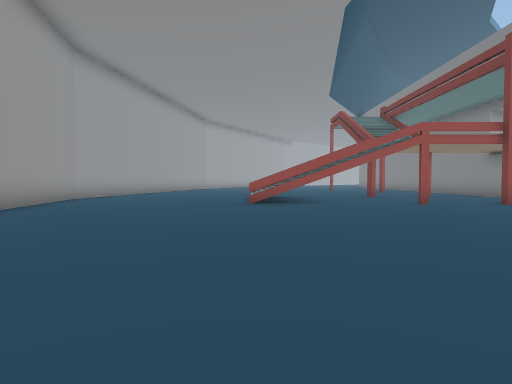
view 1 (above)

24 first-person views from a walk through a 3-D level made in the Unity game engine. The camera is 1.2 m above the floor, tilts 2° down and sees 75° across. The floor is counted in squares, 2 m on a side. Each view is taken from the middle of a square. On the plan, view 1 faces up. The plan holds only what a view shows up to about 10 squares ahead; the rest is blank. The place goes on beyond the plan. Some surface patterns are stand-ins.

view 2
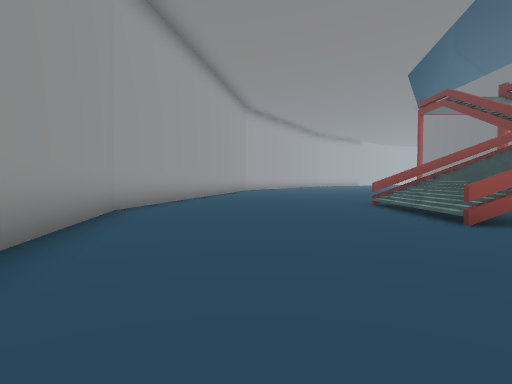

view 3
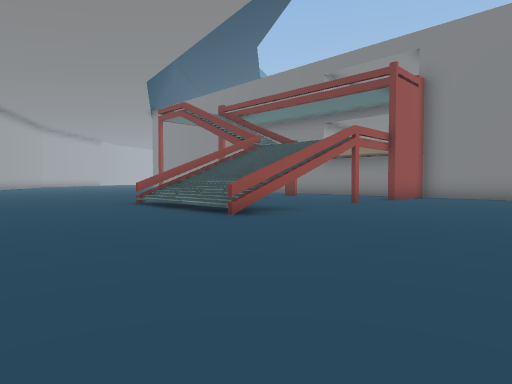

view 4
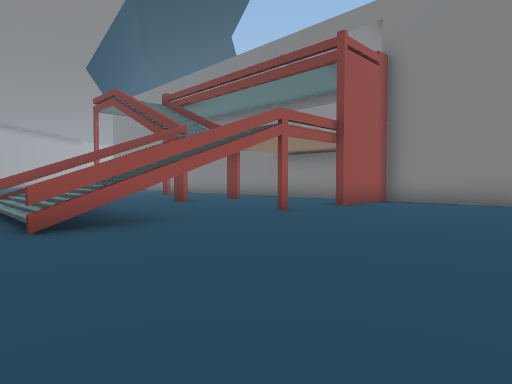

view 5
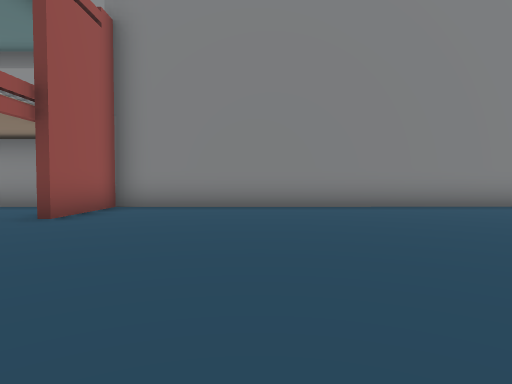

view 6
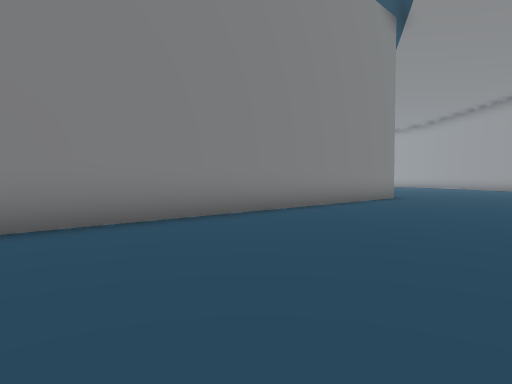

view 7
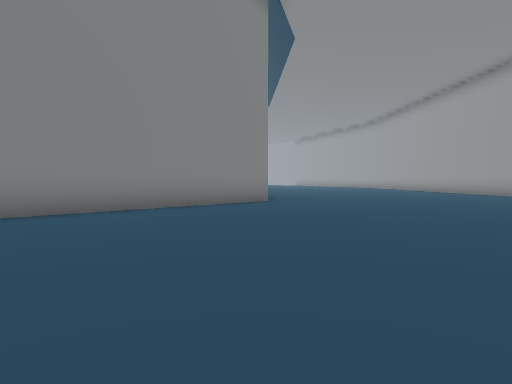

view 8
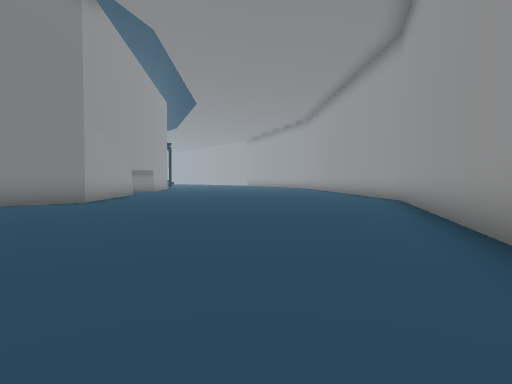

view 9
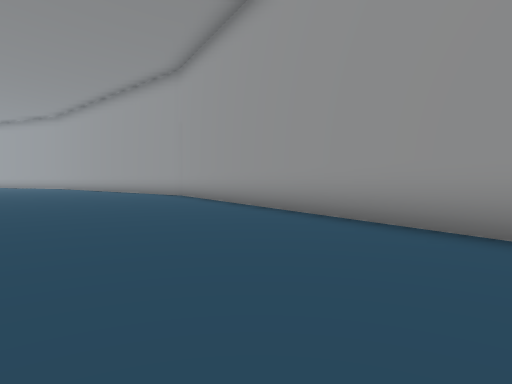

view 10
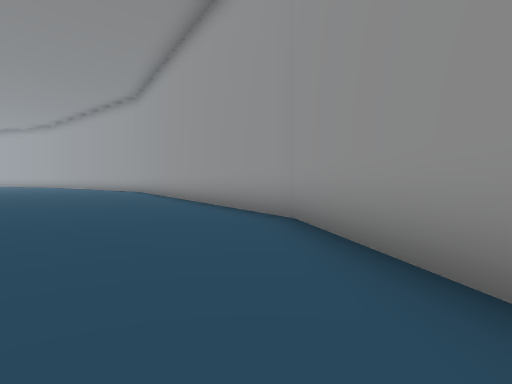

view 11
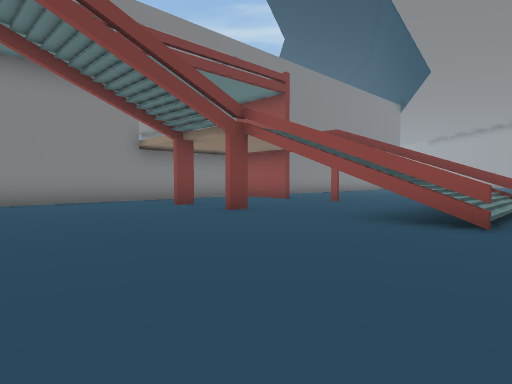

view 12
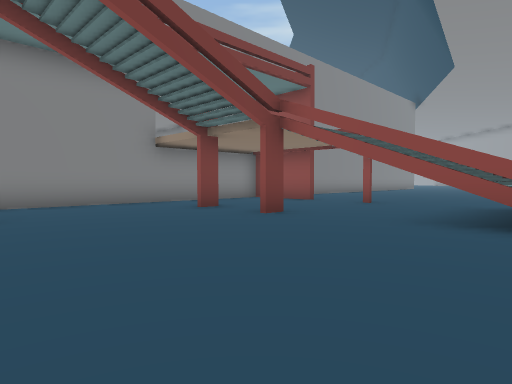

view 13
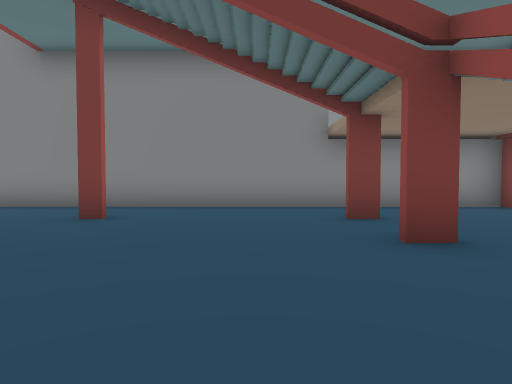

view 14
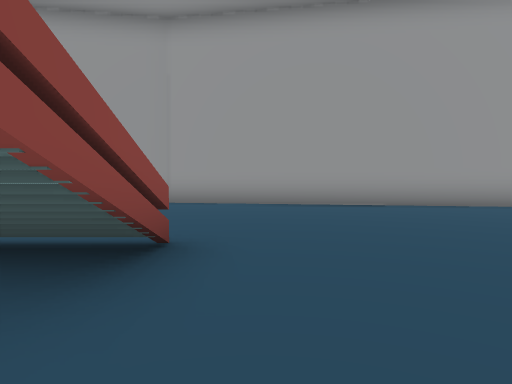

view 15
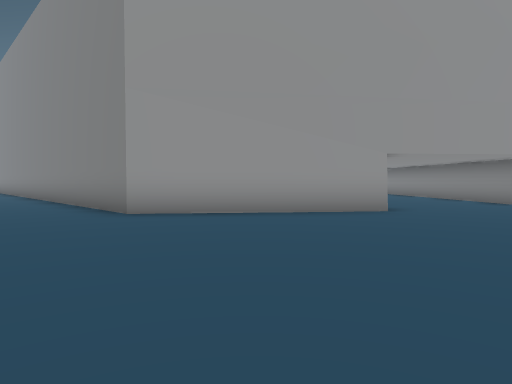

view 16
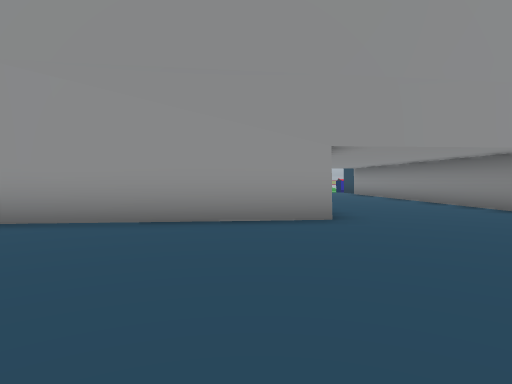

view 17
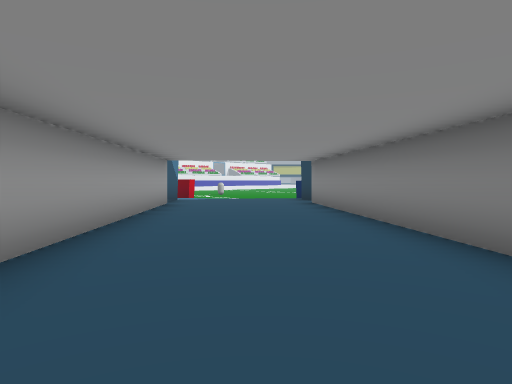

view 18
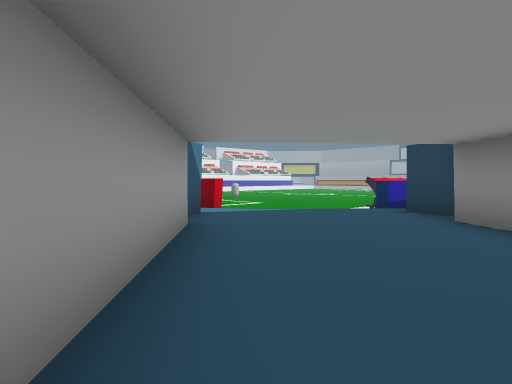

view 19
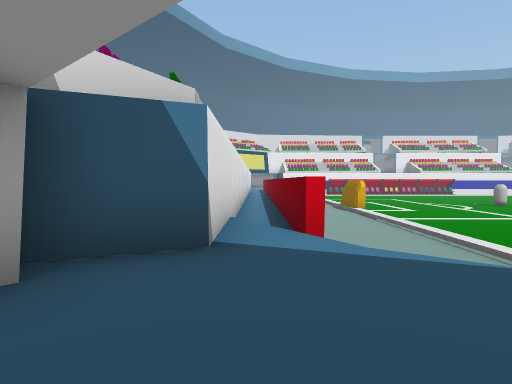

view 20
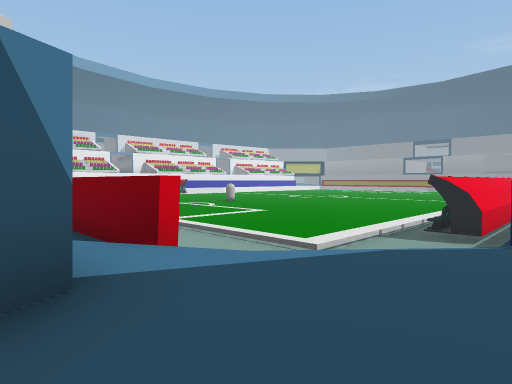

view 21
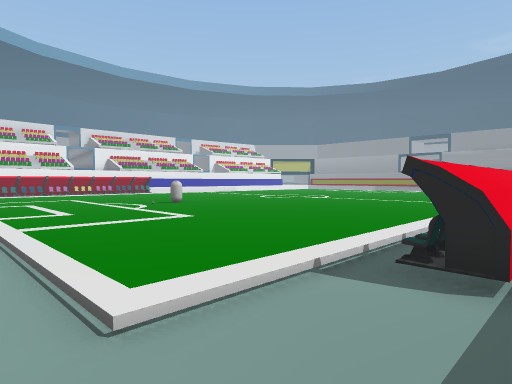

view 22
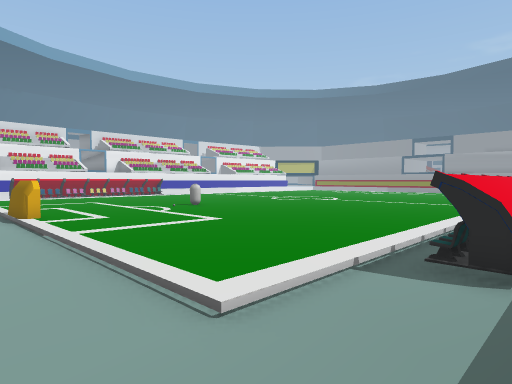

view 23
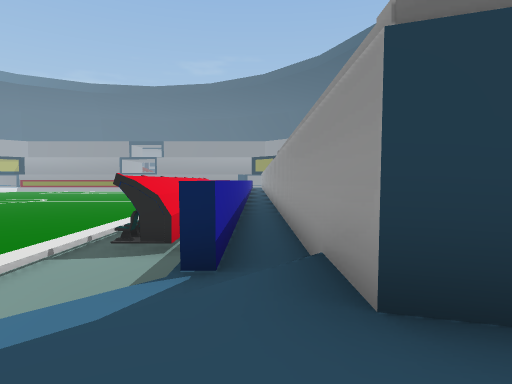

view 24
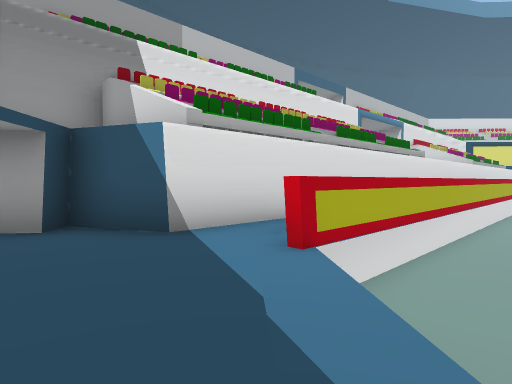

### Floor plan
Key: @ floor where view 1 was taken; # wall or solid block; x gap in a wall; . main floor; - floor 0.25 m lower than the main floor; / step, stairs or slope; v drop or lower ground; O other object.
Columns run from 6 left of view 1 to 31 right of it. Each row starts with its distance up from view 1.
 17  #.............#
 16  #.............#
 15 ##.............#
 14 #..............#
 13 #..............#
 12 #.....#x#.#.#..#
 11 #.....///......#              O
 10 #.....///......#              O
  9 #.....///......#              Ov
  8 #.........#..###           # vvvv
  7 #..............#           #vvvvvv
  6   .............#           #vvvvvvv
  5   .............#         #-#vvvvvvvv
  4   .............#         #-#vvvvvvvvv
  3    ............#         #-#vvvvvvvvvv
  2   ....... .....#         #-#vvvvvvvvvv
  1   #.....  .....#         #-#vvvvvvvvvv
  0   #...@ .......#         #/#vvvvvvvvvv
 -1   #.... .......#         #.#vvvvvvvvvv
 -2   #............#        ##./vvvvv#####
 -3   ##...........#        #...//vvvvvvv
 -4    #...........#       ##..../--------
 -5    ##..........#      ##.....#########
 -6     #..........#     ##....###
 -7     ##.........##   ##.....#
 -8      #..........##  #.....##
 -9      ##..........## .....##
-10       #...........#.....##
-11       ##...............##
-12        ##.............##
-13         #.. .......

Positions as (right, up) in squares from view 1, and headings:
1: (0, 0), facing up
2: (-3, 4), facing up
3: (-4, 4), facing up-right
4: (-1, 4), facing up-right
5: (1, 5), facing right
6: (4, 4), facing down-right
7: (2, 0), facing down-right
8: (-1, -4), facing down-right
9: (0, -1), facing down
10: (-3, 3), facing down
11: (-1, 17), facing down-right
12: (0, 17), facing down-right
13: (1, 14), facing right
14: (3, 13), facing left
15: (6, -13), facing up-right
16: (8, -13), facing up-right
17: (14, -11), facing up-right
18: (16, -7), facing up-right
19: (20, -5), facing up
20: (19, -4), facing up-right
21: (23, -3), facing up-right
22: (22, -3), facing up-right
23: (21, -4), facing right
24: (23, -4), facing up-left
